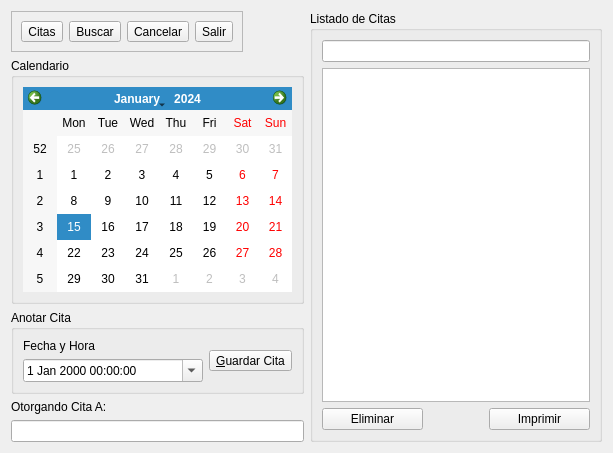
<?xml version="1.0" encoding="UTF-8"?>
<ui version="4.0">
 <class>FrmAgenda</class>
 <widget class="QWidget" name="FrmAgenda">
  <property name="geometry">
   <rect>
    <x>0</x>
    <y>0</y>
    <width>613</width>
    <height>453</height>
   </rect>
  </property>
  <property name="windowTitle">
   <string>Agenda</string>
  </property>
  <property name="windowIcon">
   <iconset resource="../iconos.qrc">
    <normaloff>:/Presentacion/img/1418342271_calendar-alt-128.png</normaloff>:/Presentacion/img/1418342271_calendar-alt-128.png</iconset>
  </property>
  <layout class="QGridLayout" name="gridLayout">
   <item row="0" column="0">
    <layout class="QVBoxLayout" name="verticalLayout_4">
     <item>
      <layout class="QHBoxLayout" name="horizontalLayout_2">
       <item>
        <widget class="QFrame" name="frame">
         <property name="frameShape">
          <enum>QFrame::StyledPanel</enum>
         </property>
         <property name="frameShadow">
          <enum>QFrame::Raised</enum>
         </property>
         <layout class="QHBoxLayout" name="horizontalLayout">
          <item>
           <widget class="QToolButton" name="toolButton">
            <property name="text">
             <string>Citas</string>
            </property>
            <property name="icon">
             <iconset resource="../iconos.qrc">
              <normaloff>:/Presentacion/img/1418368581_notepad-128.png</normaloff>:/Presentacion/img/1418368581_notepad-128.png</iconset>
            </property>
            <property name="iconSize">
             <size>
              <width>48</width>
              <height>48</height>
             </size>
            </property>
            <property name="toolButtonStyle">
             <enum>Qt::ToolButtonTextUnderIcon</enum>
            </property>
           </widget>
          </item>
          <item>
           <widget class="QToolButton" name="toolButton_2">
            <property name="text">
             <string>Buscar</string>
            </property>
            <property name="icon">
             <iconset resource="../iconos.qrc">
              <normaloff>:/Presentacion/img/1418342289_search-128.png</normaloff>:/Presentacion/img/1418342289_search-128.png</iconset>
            </property>
            <property name="iconSize">
             <size>
              <width>48</width>
              <height>48</height>
             </size>
            </property>
            <property name="toolButtonStyle">
             <enum>Qt::ToolButtonTextUnderIcon</enum>
            </property>
           </widget>
          </item>
          <item>
           <widget class="QToolButton" name="toolButton_3">
            <property name="text">
             <string>Cancelar</string>
            </property>
            <property name="icon">
             <iconset resource="../iconos.qrc">
              <normaloff>:/Presentacion/img/1418342246_678069-sign-error-128.png</normaloff>:/Presentacion/img/1418342246_678069-sign-error-128.png</iconset>
            </property>
            <property name="iconSize">
             <size>
              <width>48</width>
              <height>48</height>
             </size>
            </property>
            <property name="toolButtonStyle">
             <enum>Qt::ToolButtonTextUnderIcon</enum>
            </property>
           </widget>
          </item>
          <item>
           <widget class="QToolButton" name="toolButton_4">
            <property name="text">
             <string>Salir</string>
            </property>
            <property name="icon">
             <iconset resource="../iconos.qrc">
              <normaloff>:/Presentacion/img/1418342317_678075-sign-ban-128.png</normaloff>:/Presentacion/img/1418342317_678075-sign-ban-128.png</iconset>
            </property>
            <property name="iconSize">
             <size>
              <width>48</width>
              <height>48</height>
             </size>
            </property>
            <property name="toolButtonStyle">
             <enum>Qt::ToolButtonTextUnderIcon</enum>
            </property>
           </widget>
          </item>
         </layout>
        </widget>
       </item>
       <item>
        <spacer name="horizontalSpacer">
         <property name="orientation">
          <enum>Qt::Horizontal</enum>
         </property>
         <property name="sizeHint" stdset="0">
          <size>
           <width>40</width>
           <height>20</height>
          </size>
         </property>
        </spacer>
       </item>
      </layout>
     </item>
     <item>
      <widget class="QGroupBox" name="groupBox">
       <property name="title">
        <string>Calendario</string>
       </property>
       <layout class="QVBoxLayout" name="verticalLayout_2">
        <item>
         <widget class="QCalendarWidget" name="calendarWidget"/>
        </item>
       </layout>
      </widget>
     </item>
     <item>
      <widget class="QGroupBox" name="groupBox_2">
       <property name="title">
        <string>Anotar Cita</string>
       </property>
       <layout class="QHBoxLayout" name="horizontalLayout_4">
        <item>
         <layout class="QVBoxLayout" name="verticalLayout_3">
          <item>
           <widget class="QLabel" name="label">
            <property name="text">
             <string>Fecha y Hora</string>
            </property>
           </widget>
          </item>
          <item>
           <widget class="QDateTimeEdit" name="dateTimeEdit">
            <property name="calendarPopup">
             <bool>true</bool>
            </property>
           </widget>
          </item>
         </layout>
        </item>
        <item>
         <widget class="QToolButton" name="toolButton_5">
          <property name="text">
           <string>&amp;Guardar Cita</string>
          </property>
          <property name="icon">
           <iconset resource="../iconos.qrc">
            <normaloff>:/Presentacion/img/1418368581_notepad-128.png</normaloff>:/Presentacion/img/1418368581_notepad-128.png</iconset>
          </property>
          <property name="iconSize">
           <size>
            <width>32</width>
            <height>32</height>
           </size>
          </property>
          <property name="toolButtonStyle">
           <enum>Qt::ToolButtonTextUnderIcon</enum>
          </property>
         </widget>
        </item>
       </layout>
      </widget>
     </item>
     <item>
      <layout class="QVBoxLayout" name="verticalLayout">
       <item>
        <widget class="QLabel" name="label_2">
         <property name="text">
          <string>Otorgando Cita A:</string>
         </property>
        </widget>
       </item>
       <item>
        <widget class="QLineEdit" name="lineEdit_2"/>
       </item>
      </layout>
     </item>
    </layout>
   </item>
   <item row="0" column="1">
    <widget class="QGroupBox" name="groupBox_3">
     <property name="title">
      <string>Listado de Citas</string>
     </property>
     <layout class="QVBoxLayout" name="verticalLayout_5">
      <item>
       <widget class="QLineEdit" name="lineEdit"/>
      </item>
      <item>
       <widget class="QListView" name="listView"/>
      </item>
      <item>
       <layout class="QHBoxLayout" name="horizontalLayout_3">
        <item>
         <widget class="QPushButton" name="pushButton">
          <property name="text">
           <string>Eliminar</string>
          </property>
          <property name="icon">
           <iconset resource="../iconos.qrc">
            <normaloff>:/Presentacion/img/1418342246_678069-sign-error-128.png</normaloff>:/Presentacion/img/1418342246_678069-sign-error-128.png</iconset>
          </property>
         </widget>
        </item>
        <item>
         <spacer name="horizontalSpacer_2">
          <property name="orientation">
           <enum>Qt::Horizontal</enum>
          </property>
          <property name="sizeType">
           <enum>QSizePolicy::Minimum</enum>
          </property>
          <property name="sizeHint" stdset="0">
           <size>
            <width>60</width>
            <height>20</height>
           </size>
          </property>
         </spacer>
        </item>
        <item>
         <widget class="QPushButton" name="pushButton_2">
          <property name="text">
           <string>Imprimir</string>
          </property>
          <property name="icon">
           <iconset resource="../iconos.qrc">
            <normaloff>:/Presentacion/img/1418372952_printer-green.png</normaloff>:/Presentacion/img/1418372952_printer-green.png</iconset>
          </property>
         </widget>
        </item>
       </layout>
      </item>
     </layout>
    </widget>
   </item>
  </layout>
 </widget>
 <resources>
  <include location="../iconos.qrc"/>
 </resources>
 <connections/>
</ui>
